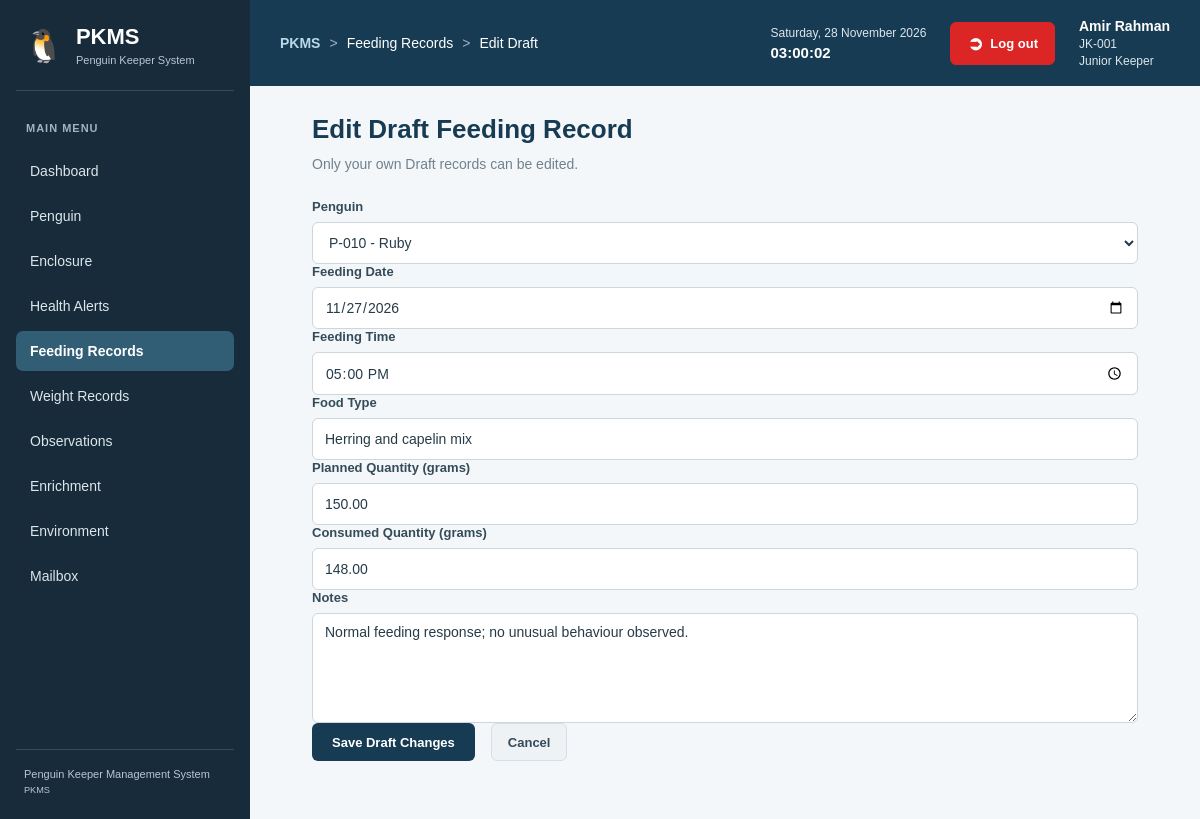
/modules/feeding/edit.php?id=420 (signed in), run on the app's committed database.
### tables this page shows
CREATE TABLE `feeding_records` (
  `feeding_id` int(11) NOT NULL,
  `penguin_id` int(11) NOT NULL,
  `keeper_id` int(11) NOT NULL,
  `feeding_date` date NOT NULL,
  `feeding_time` time NOT NULL,
  `food_type` varchar(80) NOT NULL,
  `planned_grams` decimal(7,2) DEFAULT NULL,
  `consumed_grams` decimal(7,2) DEFAULT NULL,
  `notes` text DEFAULT NULL,
  `created_at` datetime DEFAULT current_timestamp(),
  `status` enum('Draft','Finalized') NOT NULL DEFAULT 'Draft'
);

CREATE TABLE `penguins` (
  `penguin_id` int(11) NOT NULL,
  `animal_code` varchar(20) NOT NULL,
  `name` varchar(60) NOT NULL,
  `species` varchar(80) NOT NULL,
  `sex` enum('Male','Female','Unknown') DEFAULT 'Unknown',
  `hatch_date` date DEFAULT NULL,
  `origin_type` varchar(50) DEFAULT NULL,
  `arrival_date` date DEFAULT NULL,
  `enclosure_id` int(11) DEFAULT NULL,
  `status` enum('Active','Quarantine','Transferred','Deceased') DEFAULT 'Active',
  `notes` text DEFAULT NULL,
  `created_at` datetime DEFAULT current_timestamp(),
  `archived_at` datetime DEFAULT NULL,
  `archived_by` int(11) DEFAULT NULL
);

### modules/feeding/edit.php (the view, shortened to what this page needs)
<?php
require_once __DIR__ . '/../../includes/auth.php';
$feedingId = filter_input(INPUT_GET, 'id', FILTER_VALIDATE_INT);
$keeperId = (int) $_SESSION['user_id'];
$errors = [];
$penguins = [];
try {
    $stmt = $pdo->prepare("
        SELECT
            feeding_id,
            penguin_id,
            feeding_date,
            feeding_time,
            food_type,
            planned_grams,
            consumed_grams,
            notes
        FROM feeding_records
        WHERE feeding_id = ?
          AND keeper_id = ?
          AND status = 'Draft'
        LIMIT 1
    ");
    $stmt->execute([$feedingId, $keeperId]);
    $feeding = $stmt->fetch();
    $penguinStmt = $pdo->query("
        SELECT penguin_id, animal_code, name
        FROM penguins
        WHERE archived_at IS NULL
          AND status IN ('Active', 'Quarantine')
        ORDER BY animal_code ASC
    ");
    $penguins = $penguinStmt->fetchAll();
} catch (PDOException $e) {
    if ($pdo->inTransaction()) {
        $pdo->rollBack();
    }
    error_log('Feeding edit error: ' . $e->getMessage());
    $errors[] = 'A database error occurred. Please try again.';
}
?>
<!DOCTYPE html>
<html lang="en">
<head>
    <link rel="stylesheet"
          href="/penguin_keeper_management/assets/css/style.css">
</head>
<body>
<div class="app-layout">
    <?php include __DIR__ . '/../../includes/sidebar.php'; ?>
    <main class="main-content">
        <?php
        include __DIR__ . '/../../includes/topbar.php';
        ?>
        <div class="page-content">
            <div class="page-header">
                <div>
                    <h1>Edit Draft Feeding Record</h1>
                    <p>Only your own Draft records can be edited.</p>
                </div>
            </div>
            <section class="form-section">
                <form method="POST" action="edit.php?id=<?= (int) $feedingId ?>">
                    <div class="form-group">
                        <label for="penguin_id">Penguin</label>
                        <select id="penguin_id" name="penguin_id" required>
                            <?php foreach ($penguins as $penguin): ?>
                                <option
                                    value="<?= (int) $penguin['penguin_id'] ?>"
                                    <?= (string) $feeding['penguin_id'] ===
                                        (string) $penguin['penguin_id']
                                        ? 'selected' : '' ?>>
                                    <?= htmlspecialchars(
                                        $penguin['animal_code'] . ' - ' .
                                        $penguin['name']
                                    ) ?>
                                </option>
                            <?php endforeach; ?>
                        </select>
                    </div>
                    <div class="form-group">
                        <label for="feeding_date">Feeding Date</label>
                        <input type="date"
                               id="feeding_date"
                               name="feeding_date"
                               value="<?= htmlspecialchars($feeding['feeding_date']) ?>"
                               required>
                    </div>
                    <div class="form-group">
                        <label for="feeding_time">Feeding Time</label>
                        <input type="time"
                               id="feeding_time"
                               name="feeding_time"
                               value="<?= htmlspecialchars(substr($feeding['feeding_time'], 0, 5)) ?>"
                               required>
                    </div>
                    <div class="form-group">
                        <label for="food_type">Food Type</label>
                        <input type="text"
                               id="food_type"
                               name="food_type"
                               maxlength="100"
                               value="<?= htmlspecialchars($feeding['food_type']) ?>"
                               required>
                    </div>
                    <div class="form-group">
                        <label for="planned_grams">Planned Quantity (grams)</label>
                        <input type="number"
                               id="planned_grams"
                               name="planned_grams"
                               min="0"
                               step="0.01"
                               value="<?= htmlspecialchars((string) $feeding['planned_grams']) ?>"
                               required>
                    </div>
                    <div class="form-group">
                        <label for="consumed_grams">Consumed Quantity (grams)</label>
                        <input type="number"
                               id="consumed_grams"
                               name="consumed_grams"
                               min="0"
                               step="0.01"
                               value="<?= htmlspecialchars((string) $feeding['consumed_grams']) ?>"
                               required>
                    </div>
                    <div class="form-group">
                        <label for="notes">Notes</label>
                        <textarea id="notes"
                                  name="notes"
                                  maxlength="1000"><?= htmlspecialchars($feeding['notes'] ?? '') ?></textarea>
                    </div>
                    <div class="form-actions">
                        <button type="submit" class="btn-primary">
                            Save Draft Changes
                        </button>
                        <a href="index.php" class="btn-secondary">
                            Cancel
                        </a>
                    </div>
                </form>
            </section>
        </div>
    </main>
</div>
</body>
</html>

### assets/css/style.css (style rules this page uses)
.app-layout { display: flex; min-height: 100vh; width: 100%; }
.main-content { flex: 1; width: auto; max-width: none; margin: 0; padding: 30px; background: #f1f5f9; box-sizing: border-box; }
.main-content button { background: #dc2626; color: white; border: none; padding: 11px 20px; border-radius: 5px; cursor: pointer; }
.app-layout { display: flex; min-height: 100vh; }
.main-content { flex: 1; min-width: 0; padding: 30px; background-color: #f4f7f9; }
.form-actions { display: flex; align-items: center; gap: 16px; }
.form-actions button { padding: 11px 20px; border: none; border-radius: 6px; background-color: #173b53; color: #ffffff; cursor: pointer; }
* { box-sizing: border-box; }
body { margin: 0; font-family: Arial, Helvetica, sans-serif; color: #263b49; background: #f1f5f9; }
a { transition: color 0.2s ease, background-color 0.2s ease; }
.page-content { width: 100%; max-width: 1500px; margin: 0 auto; padding: 28px 32px; }
.page-header { display: flex; justify-content: space-between; align-items: center; flex-wrap: wrap; gap: 16px; margin-bottom: 24px; }
.page-header h1 { margin: 0 0 8px; color: #173b53; font-size: 26px; }
.page-header p { margin: 0; color: #71818d; font-size: 14px; line-height: 1.6; }
.form-group { display: flex; flex-direction: column; gap: 8px; flex: 1; min-width: 170px; }
.form-group label { color: #344b5a; font-size: 13px; font-weight: 600; }
.form-group input, .form-group select, .form-group textarea { width: 100%; min-height: 42px; padding: 10px 12px; border: 1px solid #ccd6dd; border-radius: 6px; background: #ffffff; color: #263b49; font-family: inherit; font-size: 14px; }
.form-group textarea { min-height: 110px; resize: vertical; }
.btn-primary, .btn-secondary, .btn-danger, .btn-success { display: inline-flex; justify-content: center; align-items: center; min-height: 38px; padding: 9px 16px; border: 1px solid transparent; border-radius: 6px; text-decoration: none; font-family: inherit; font-size: 13px; font-weight: 600; cursor: pointer; transition: background-color 0.2s ease; }
.main-content .btn-primary { background: #173b53; color: #ffffff; }
.main-content .btn-secondary { background: #eef2f5; border-color: #d5dfe5; color: #344b5a; }

### data on the page
feeding_records: penguin_id "P-010 - Ruby", feeding_date "11/27/2026", feeding_time "17:00", food_type "Herring and capelin mix", planned_grams "150.00", consumed_grams "148.00", notes "Normal feeding response; no unusual behaviour observed."

### other printed values
$item['label'] "Dashboard"
$item['label'] "Penguin"
$item['label'] "Enclosure"
$item['label'] "Health Alerts"
$item['label'] "Feeding Records"
$item['label'] "Weight Records"
$item['label'] "Observations"
$item['label'] "Enrichment"
$item['label'] "Environment"
$item['label'] "Mailbox"
$crumb "Feeding Records"
$crumb "Edit Draft"
$_SESSION['full_name'] "Amir Rahman"
$_SESSION['staff_code'] "JK-001"
$_SESSION['role'] "Junior Keeper"
